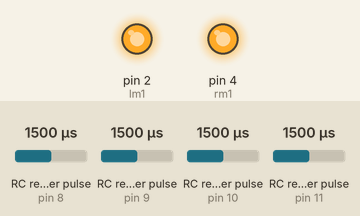
The sketch below on a simulated Arduino Uno, built with avr-gcc and run on an emulated ATmega328P. On the bench: output pins drawn as LEDs (lit = HIGH). Wiring (inferred from the names in the program): 4 × RC receiver channel: data pin 8 / data pin 9 / data pin 10 / data pin 11. The test bench sets the inputs (shaded band); at power-on: RC receiver pulse (sensors on pin 8, pin 9, pin 11, pin 10) 1500 µs. Pins used as bus, display or sensor lines are not drawn.

Above: at 1.2 s.
1.3 s: RC receiver pulse (sensor on pin 8) set to 1406 µs
2.8 s: RC receiver pulse (sensor on pin 8) set to 1393 µs
At 4.0 s:
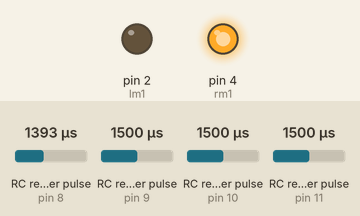
4.3 s: RC receiver pulse (sensor on pin 9) set to 1411 µs
5.8 s: RC receiver pulse (sensor on pin 9) set to 1391 µs
At 6.5 s:
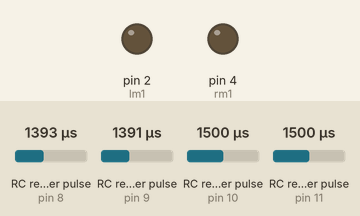
7.3 s: RC receiver pulse (sensor on pin 11) set to 1020 µs
At 8.3 s:
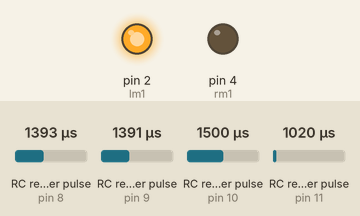
8.8 s: RC receiver pulse (sensor on pin 11) set to 1500 µs
At 9.9 s:
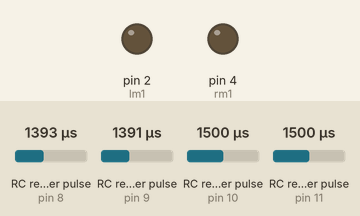
Timing chart, 0 to 11.3 s (numbered marks = the images above; inputs shaded):
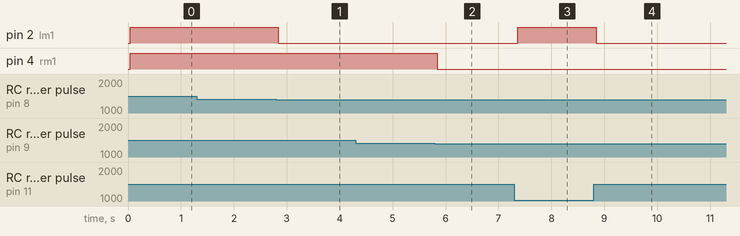

Measured:
- the behaviour switches between 1400 and 1399 µs on RC receiver pulse (sensor on pin 8) (found by bisection; images 0 and 1)
- the behaviour switches between 1399 and 1398 µs on RC receiver pulse (sensor on pin 9) (found by bisection; images 1 and 2)
- after the input at 1.3 s, every drawn part: stays the same
- after the input at 2.8 s, pin 2 (lm1): HIGH → LOW at once
- after the input at 5.8 s, pin 4 (rm1): HIGH → LOW at once
- after the input at 7.3 s, pin 2 (lm1): LOW → HIGH after 0.06 s
- after the input at 8.8 s, pin 2 (lm1): HIGH → LOW at once

The sketch:

hurdle_mania_1.ino
```cpp
int lm1 = 2;// defines pin 3 as connected to the motor
int lm2 = 3;// defines pin 6 as connected to the motor
int rm1= 4;// defines pin 5 as connected to the motor
int rm2 = 5;// defines pin 9 as connected to the motor

int roll = 8; // defines the channels that are connected
int pitch=9;
int throttle = 10;// to pins 10 and 11 of arduino respectively
int yaw=11;

int roll_value ; // Used later to
int throttle_value ; // store values
int pitch_value ; // Used later to
int yaw_value ; // store values

void  setup (){
   pinMode (lm1, OUTPUT);// initialises the motor pins
   pinMode (rm1, OUTPUT);
   pinMode (lm2, OUTPUT);
   pinMode (rm2, OUTPUT);// as outputs


   pinMode (roll, INPUT);// initialises the channels
   pinMode (throttle, INPUT);// as inputs
   pinMode (pitch, INPUT);// initialises the channels
   pinMode (yaw, INPUT);// as inputs


   Serial.begin (9600); // Sets the baud rate to 9600 bps
}

void  loop ()
{
  roll_value = (pulseIn (roll, HIGH)); // Checks the value of roll
  /*Serial.print("roll_value=");
  Serial.println (roll_value); //Prints the channels value on the serial monitor
  delay(250);*/
    throttle_value = (pulseIn (throttle, HIGH)); // Checks the value of throttle
  /*Serial.print("throttle_value=");
  Serial.println (throttle_value); //Prints the channels value on the serial monitor
  delay(250);*/
yaw_value = (pulseIn (yaw, HIGH)); // Checks the value of yaw
pitch_value = (pulseIn (pitch, HIGH)); // Checks the value of pitch


if (throttle_value<=1200)
{
  analogWrite(lm1,0);
    analogWrite(lm2,0);
  analogWrite(rm1,0);
  analogWrite(rm2,0);
}
if((throttle_value>1200)&&(throttle_value<=1400))
{
  analogWrite(lm1,120);
    analogWrite(lm2,0);
  analogWrite(rm1,120);
  analogWrite(rm2,0);
}
if((throttle_value>1400)&&(throttle_value<=1600))
{
  analogWrite(lm1,130);
    analogWrite(lm2,0);
  analogWrite(rm1,130);
  analogWrite(rm2,0);
}
if(throttle_value> 1600)
{
    analogWrite(lm1,255);
    analogWrite(lm2,0);
  analogWrite(rm1,255);
  analogWrite(rm2,0);
}
if(roll_value>=1600)
{//RIGHT POINT TURN
  analogWrite(lm1,255);
    analogWrite(lm2,0);
  analogWrite(rm1,0);
  analogWrite(rm2,255);
}
if(roll_value<=1400)
{//LEFT POINT TURN
  analogWrite(lm1,0);
    analogWrite(lm2,255);
  analogWrite(rm1,255);
  analogWrite(rm2,0);
}
if(pitch_value>1550)
{//FORWORD WITH HIGH SPEED
  analogWrite(lm1,255);
    analogWrite(lm2,0);
  analogWrite(rm1,255);
  analogWrite(rm2,0);
}
if(pitch_value<1400)
{
  if((pitch_value>=1180)&&(pitch_value<1400))
  {
    analogWrite(lm1,0);
    analogWrite(lm2,180);
  analogWrite(rm1,0);
  analogWrite(rm2,180);
  }
else
{//REVERSE WITH LOW SPEED
analogWrite(lm1,0);
    analogWrite(lm2,255);
  analogWrite(rm1,0);
  analogWrite(rm2,255);
}//else ends
}//base if ends
if(yaw_value<1400)
{
   if( (yaw_value>=1280) && (yaw_value<=1400) )
{
analogWrite(rm1,180);
    analogWrite(lm2,0);
  analogWrite(lm1,0);
  analogWrite(rm2,0);
}//if ends
else
{
analogWrite(lm1,255);
    analogWrite(lm2,0);
  analogWrite(rm1,0);
  analogWrite(rm2,0);
}//else ends
}//base yaw if ends
if(yaw_value>1550)
{
   if( (yaw_value>=1550) && (yaw_value<=1700) )
{
analogWrite(lm1,180);
    analogWrite(lm2,0);
  analogWrite(rm1,0);
  analogWrite(rm2,0);
}
else
{
analogWrite(lm1,255);
    analogWrite(lm2,0);
  analogWrite(rm1,0);
  analogWrite(rm2,0);
}
}//base yaw ends


}//void loop ends
```
